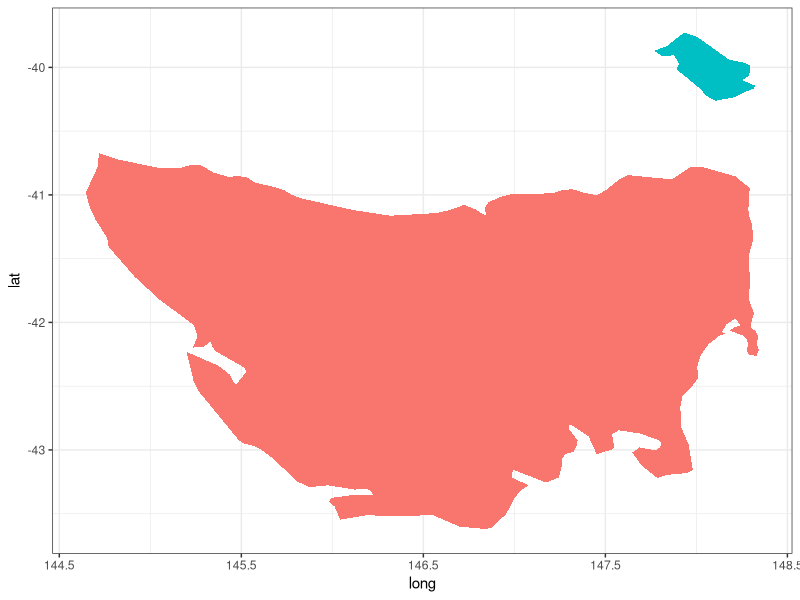
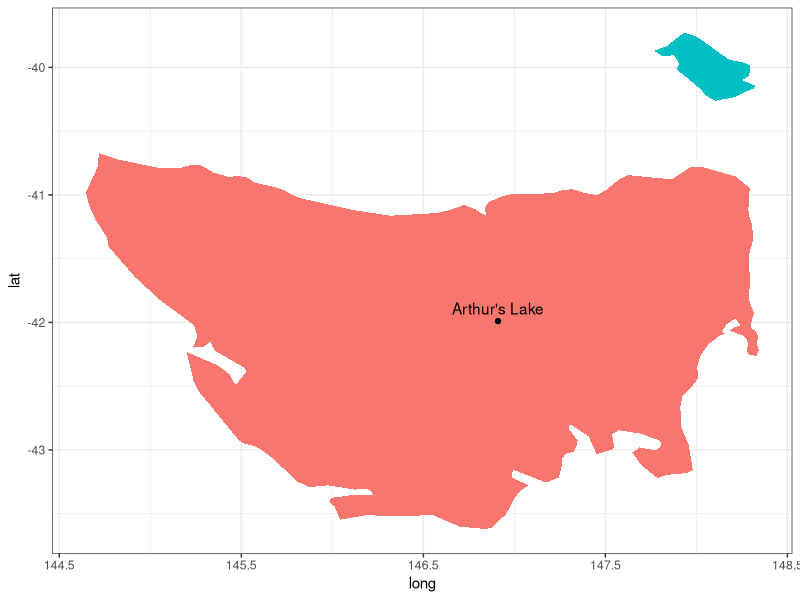
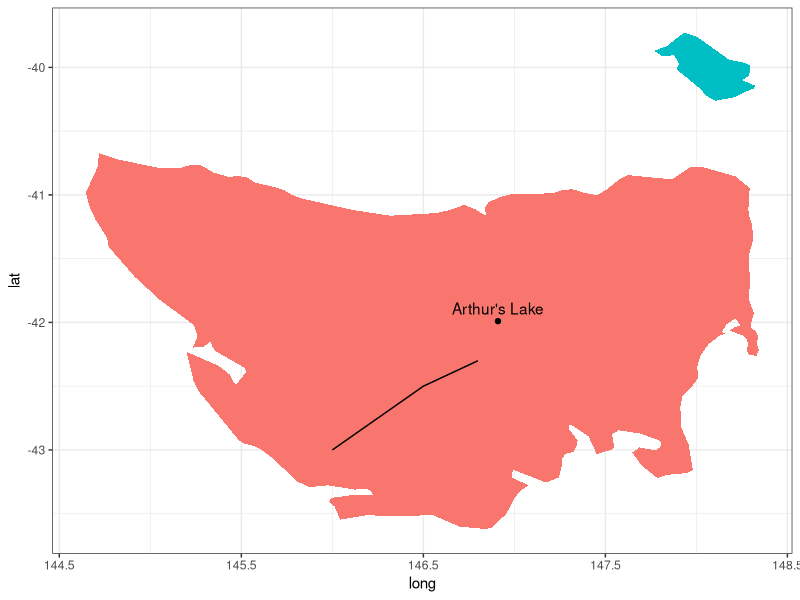

These charts were generated, in order, by the following R code:
## ---- chunk 1
library(knitr)
opts_chunk$set(echo = TRUE, include = TRUE, eval = FALSE,
               warning = FALSE, message = FALSE, 
               out.width = 800, fig.align = "center",
               results = 'hide')
## ---- chunk 2
install.packages("maps")
## ---- chunk 3
library(maps)
library(ggplot2)
library(dplyr)
## ---- chunk 4
world_map <- map_data("world")
## ---- chunk 5
head(world_map)
## ---- chunk 6
dim(world_map)
## ---- chunk 7
table(world_map$region)
## ---- chunk 8
aus_map <- map_data("world", region = "Australia")
## ---- chunk 9
dim(aus_map)
## ---- chunk 10
table(aus_map$subregion)
## ---- chunk 11
aus_map %>%
  mutate(naRegion = is.na(subregion)) %>%
  group_by(naRegion) %>%
  count()
## ---- chunk 12
table(aus_map$group) %>% sort()
## ---- chunk 13
aus_map %>%
  filter(group == 40) %>%
  tbl_df()
## ---- chunk 14
aus_map %>%
  filter(subregion == "Tasmania") %>%
  ggplot(aes(x = long, y = lat, 
                    group  = group, fill = as.factor(group))) +
  geom_polygon() +
  guides(fill = FALSE) + 
  theme_bw()
## ---- chunk 15
arthur <- data_frame(long = 146 + 54/60 + 36/3600,
                     lat = -41 - 59/60 - 24/3600, 
                     group = NA,
                     order = NA, 
                     region = NA, 
                     subregion = "Arthur's Lake")
## ---- chunk 16
aus_map %>%
  filter(subregion == "Tasmania") %>%
  ggplot(aes(x = long, y = lat, 
                    group  = group, fill = as.factor(group))) +
  geom_polygon() +
  guides(fill = FALSE) + 
  theme_bw() +
  geom_point(aes(x = long,y = lat), data = arthur) +
  geom_text(aes(x = long, y = lat, label = subregion), 
            data = arthur,
            nudge_y = 0.1) 
## ---- chunk 17
road <- data_frame(long = c(146, 146.5, 146.8),
                   lat = c(-43, -42.5, -42.3),
                   group = NA,
                   order = NA, 
                   region = NA, 
                   subregion = NA)
## ---- chunk 18
aus_map %>%
  filter(subregion == "Tasmania") %>%
  ggplot(aes(x = long, y = lat, 
                    group  = group, fill = as.factor(group))) +
  geom_polygon() +
  # coord_map("mercator") +
  guides(fill = FALSE) + 
  theme_bw() +
  geom_point(aes(x = long,y = lat), data = arthur) +
  geom_text(aes(x = long, y = lat, label = subregion), 
            data = arthur,
            nudge_y = 0.1) +
  geom_line(aes(x = long,y = lat), data = road)
